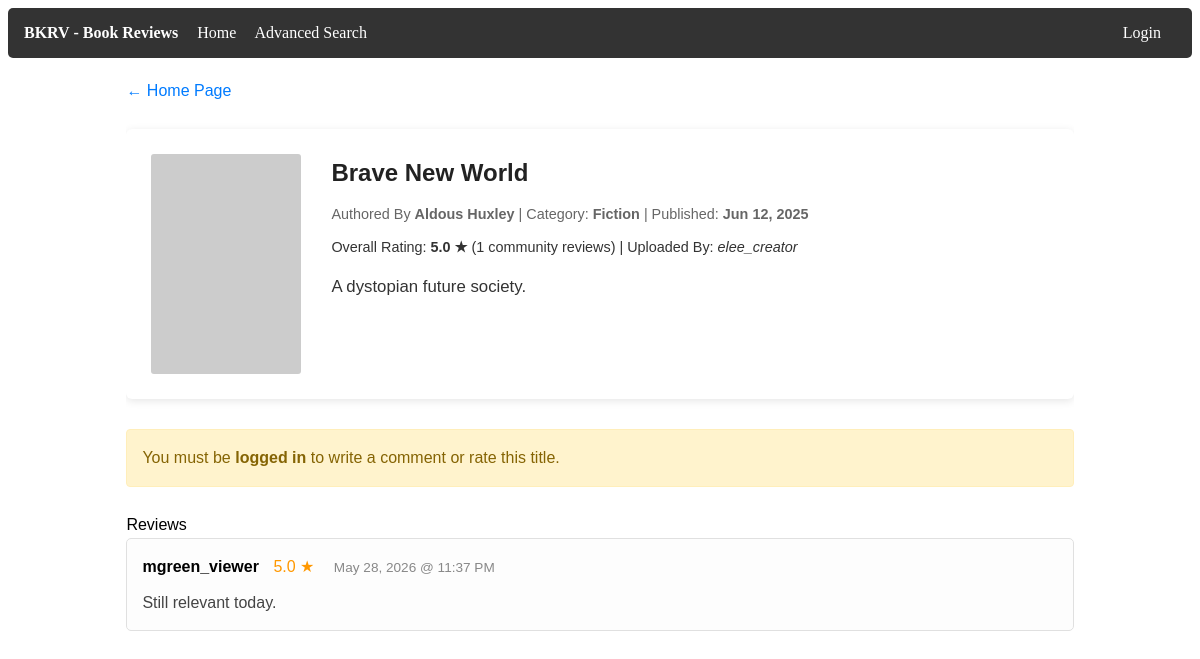
/NetBeansProject/BookComments.php?id=42, run on the app's committed database.
### tables this page shows
CREATE TABLE dbProj_books
(
    book_id INT AUTO_INCREMENT NOT NULL,

    creator_id INT NULL,

    title VARCHAR(255) NOT NULL,
    author_name VARCHAR(255) NOT NULL,

    short_description VARCHAR(500) NOT NULL,

    category VARCHAR(100) NULL,

    image_url VARCHAR(255) NULL,
    media_url VARCHAR(255) NULL,

    publish_date DATETIME DEFAULT CURRENT_TIMESTAMP,

    created_at TIMESTAMP DEFAULT CURRENT_TIMESTAMP,
    updated_at TIMESTAMP DEFAULT CURRENT_TIMESTAMP
               ON UPDATE CURRENT_TIMESTAMP,

    PRIMARY KEY (book_id),

    INDEX idx_creator (creator_id),
    INDEX idx_author (author_name),
    INDEX idx_category (category),
    INDEX idx_publish_date (publish_date),

    FULLTEXT KEY fx_search_idx
    (
        title,
        author_name,
        short_description,
        category
    ),

    CONSTRAINT FK_dbProj_users_TO_dbProj_books
    FOREIGN KEY (creator_id)
    REFERENCES dbProj_users(user_id)
    ON DELETE SET NULL
    ON UPDATE CASCADE

);

CREATE TABLE dbProj_users
(
    user_id INT AUTO_INCREMENT NOT NULL,

    username VARCHAR(100) NOT NULL,
    email VARCHAR(100) NOT NULL,
    password VARBINARY(255) NOT NULL,

    role ENUM('Viewer','Creator','Admin')
         NOT NULL DEFAULT 'Viewer',

    created_at TIMESTAMP DEFAULT CURRENT_TIMESTAMP,

    PRIMARY KEY (user_id),

    UNIQUE KEY uq_username (username),
    UNIQUE KEY uq_email (email)

);

CREATE TABLE dbProj_comments_ratings
(
    comment_id INT AUTO_INCREMENT NOT NULL,

    book_id INT NOT NULL,
    user_id INT NOT NULL,

    rating DECIMAL(3,2) NOT NULL,

    comment VARCHAR(500) NULL,

    created_at TIMESTAMP DEFAULT CURRENT_TIMESTAMP,

    PRIMARY KEY (comment_id),

    INDEX idx_book (book_id),
    INDEX idx_user (user_id),
    INDEX idx_rating (rating),

    CONSTRAINT chk_rating
    CHECK (rating >= 1 AND rating <= 5),

    CONSTRAINT FK_dbProj_books_TO_dbProj_comments_ratings
    FOREIGN KEY (book_id)
    REFERENCES dbProj_books(book_id)
    ON DELETE CASCADE
    ON UPDATE CASCADE,

    CONSTRAINT FK_dbProj_users_TO_dbProj_comments_ratings
    FOREIGN KEY (user_id)
    REFERENCES dbProj_users(user_id)
    ON DELETE CASCADE
    ON UPDATE CASCADE

);

### NetBeansProject/BookComments.php (the view, shortened to what this page needs)
<?php
include 'PageHeader.php';
$book_id = isset($_GET['id']) && is_numeric($_GET['id']) ? (int) $_GET['id'] : 0;
$user_id = $_SESSION['user_id'] ?? null;
$book_query = "SELECT b.*, u.username,
                      IFNULL(AVG(cr.rating), 0.00) as avg_rating,
                      COUNT(cr.comment_id) as review_count
               FROM dbProj_books b
               LEFT JOIN dbProj_users u ON b.creator_id = u.user_id
               LEFT JOIN dbProj_comments_ratings cr ON b.book_id = cr.book_id
               WHERE b.book_id = ?
               GROUP BY b.book_id";
$book_stmt = mysqli_prepare($conn, $book_query);
if ($book_stmt) {
    mysqli_stmt_bind_param($book_stmt, "i", $book_id);
    mysqli_stmt_execute($book_stmt);
    $book_result = mysqli_stmt_get_result($book_stmt);
    $book = mysqli_fetch_assoc($book_result);
}
$comments = [];
$comment_query = "SELECT cr.*, u.username
                  FROM dbProj_comments_ratings cr
                  JOIN dbProj_users u ON cr.user_id = u.user_id
                  WHERE cr.book_id = ?
                  ORDER BY cr.created_at DESC";
$comment_stmt = mysqli_prepare($conn, $comment_query);
if ($comment_stmt) {
    mysqli_stmt_bind_param($comment_stmt, "i", $book_id);
    mysqli_stmt_execute($comment_stmt);
    $comment_result = mysqli_stmt_get_result($comment_stmt);
    while ($row = mysqli_fetch_assoc($comment_result)) {
        $comments[] = $row;
    }
}
?>
<div class="hp-container">
    <a href="HomePage.php" style="text-decoration: none; color: #007BFF;">&larr; Home Page</a>
    <br><br>
    <div class="details-card">
        <img src="<?php echo !empty($book['image_url']) ? htmlspecialchars($book['image_url']) : 'https://via.placeholder.com/150x220?text=No+Cover'; ?>"
             alt="Cover Image" class="hp-book-image">
        <div class="hp-book-details">
            <h2 class="hp-book-title" style="margin-bottom: 10px;"><?php echo htmlspecialchars($book['title']); ?></h2>
            <div class="hp-meta-info">
                Authored By <strong><?php echo htmlspecialchars($book['author_name']); ?></strong> |
                Category: <strong><?php echo htmlspecialchars($book['category'] ?? 'Uncategorized'); ?></strong> |
                Published: <strong><?php echo !empty($book['publish_date']) ? date('M d, Y', strtotime($book['publish_date'])) : 'N/A'; ?></strong>
            </div>
            <div class="hp-meta-info" style="color: #333;">
                Overall Rating: <strong><?php echo ($book['avg_rating'] > 0) ? number_format($book['avg_rating'], 1) . " ★" : "No ratings yet"; ?></strong>
                (<?php echo $book['review_count']; ?> community reviews) |
                Uploaded By: <em><?php echo htmlspecialchars($book['username'] ?? 'Anonymous'); ?></em>
            </div>
            <p style="margin-top: 15px; font-size: 1.05rem; color: #333;"><?php echo htmlspecialchars($book['short_description']); ?></p>
        </div>
    </div>
    <?php if ($user_id !== null): ?>
        <div class="hp-search-container" style="margin-top: 0;">
            <h4>Leave a Review & Rating</h4>
            <form action="" method="POST">
                <input type="hidden" name="action" value="add_comment">
                <div class="search-grid">
                    <div class="search-group">
                        <label for="rating">Score Out of 5 ★</label>
                        <select id="rating" name="rating" required>
                            <option value="5.0">5.0 - Excellent</option>
                            <option value="4.5">4.5 - Very Good</option>
                            <option value="4.0">4.0 - Good</option>
                            <option value="3.5">3.5 - Above Average</option>
                            <option value="3.0">3.0 - Average</option>
                            <option value="2.0">2.0 - Poor</option>
                            <option value="1.0">1.0 - Terrible</option>
                        </select>
                    </div>
                </div>
                <div class="form-group">
                    <label for="comment">Your Written Comment</label>
                    <textarea id="comment" name="comment" rows="4" placeholder="Write your thoughts here..." required></textarea>
                </div>
                <button type="submit" class="submit-btn">Submit Review</button>
            </form>
        </div>
    <?php else: ?>
        <div class="login-warning">
            You must be <strong>logged in</strong> to write a comment or rate this title.
        </div>
        <br>
    <?php endif; ?>
    Reviews
    <?php if (count($comments) > 0): ?>
        <?php foreach ($comments as $com): ?>
            <div class="comment-box">
                <strong><?php echo htmlspecialchars($com['username']); ?></strong>
                <span style="color: #ff9800; margin-left: 10px;"><?php echo number_format($com['rating'], 1); ?> ★</span>
                <span style="font-size: 0.85rem; color: #888; margin-left: 15px;"><?php echo date('M d, Y @ h:i A', strtotime($com['created_at'])); ?></span>
                <p style="margin: 10px 0 0 0; color: #444;"><?php echo htmlspecialchars($com['comment']); ?></p>
            </div>
        <?php endforeach; ?>
    <?php else: ?>
        <p style="color: #777; font-style: italic;">No thoughts uploaded yet. Be the first to express yours!</p>
    <?php endif; ?>
</div>

### NetBeansProject/MainStyles.css (style rules this page uses)
.hp-container { width: 80%; margin: 20px auto; overflow: hidden; font-family: Arial, sans-serif; line-height: 1.6; }
.hp-book-image { max-width: 150px; max-height: 220px; object-fit: cover; border-radius: 3px; }
.hp-book-details { flex: 1; }
.hp-book-title { margin-top: 0; color: #222; }
.hp-meta-info { font-size: 0.9rem; color: #666; margin-bottom: 10px; }

### NetBeansProject/BookComments.php (style rules this page uses)
.details-card { background: #fff; padding: 25px; border-radius: 6px; box-shadow: 0 2px 8px rgba(0,0,0,0.1); margin-bottom: 30px; display: flex; gap: 30px; }
.comment-box { background: #fdfdfd; border: 1px solid #e0e0e0; border-radius: 5px; padding: 15px; margin-bottom: 15px; position: relative; }
.login-warning { background: #fff3cd; color: #856404; padding: 15px; border-radius: 4px; border: 1px solid #ffeeba; }

### data on the page
dbproj_books: title "Brave New World", author_name "Aldous Huxley", category "Fiction", publish_date "Jun 12, 2025", creator.username "elee_creator", short_description "A dystopian future society."
dbproj_comments_ratings: user.username "mgreen_viewer", rating "5.0", created_at "May 28, 2026 @ 11:37 PM", comment "Still relevant today."

### other printed values
$book['avg_rating'] "5.0"
$book['review_count'] "1"
